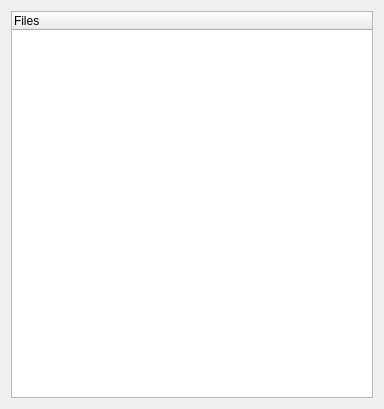
<?xml version="1.0" encoding="UTF-8"?>
<ui version="4.0">
 <class>FilePicker</class>
 <widget class="QWidget" name="FilePicker">
  <property name="geometry">
   <rect>
    <x>0</x>
    <y>0</y>
    <width>384</width>
    <height>409</height>
   </rect>
  </property>
  <property name="windowTitle">
   <string>Form</string>
  </property>
  <layout class="QGridLayout" name="gridLayout">
   <item row="0" column="0">
    <widget class="SimpleTreeWidget" name="treeWidget">
     <column>
      <property name="text">
       <string>Files</string>
      </property>
     </column>
    </widget>
   </item>
  </layout>
 </widget>
 <customwidgets>
  <customwidget>
   <class>SimpleTreeWidget</class>
   <extends>QTreeWidget</extends>
   <header>simpletreewidget.h</header>
  </customwidget>
 </customwidgets>
 <resources/>
 <connections/>
</ui>
